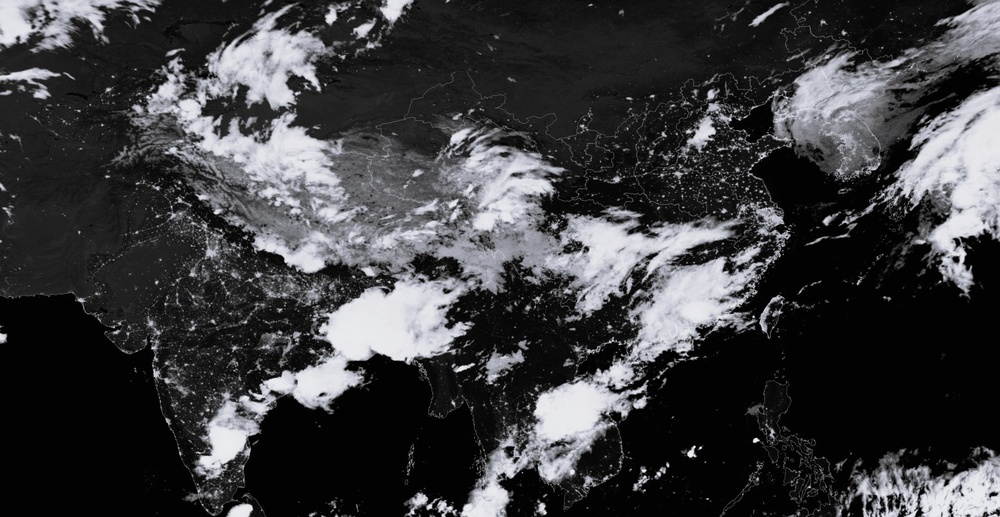
#> input picture hw9/digital_image_hw9_img21.jpg, 1000 x 517 px, shrunk from 1719 x 889 before the run
$ python task2.py
#> lines starting #> are read from the running program, lines starting #| are printed output that depends on the picture
import cv2
import matplotlib.pyplot as plt
import numpy as np


def pseudo_color_line(gray_img):
    def f_r(p):
        if p < 64:
            return 0
        elif p > 128:
            return 255
        else:
            return 255 / 64 * (p - 64)

    def f_g(p):
        if p < 64:
            return 255
        elif p > 128:
            return 0
        else:
            return 255 / 64 * (128 - p)

    def f_b(p):
        if p < 64:
            return 255 / 64 * p
        elif p > 192:
            return 255 / 63 * (255 - p)
        else:
            return 255

    # 构建 LUT 映射
    lut_r = np.array([np.clip(f_r(i), 0, 255) for i in range(256)], dtype=np.uint8)
    lut_g = np.array([np.clip(f_g(i), 0, 255) for i in range(256)], dtype=np.uint8)
    lut_b = np.array([np.clip(f_b(i), 0, 255) for i in range(256)], dtype=np.uint8)

    r = cv2.LUT(gray_img, lut_r)
    g = cv2.LUT(gray_img, lut_g)
    b = cv2.LUT(gray_img, lut_b)
    color_img = cv2.merge([b, g, r])
    return color_img


def pseudo_color_sine(gray_img, T, delta):
    def f_r(p):
        return (1 + np.sin(2 * np.pi / T * p)) * 255 / 2

    def f_g(p):
        return (1 + np.sin(2 * np.pi / T * (p - delta))) * 255 / 2

    def f_b(p):
        return (1 + np.sin(2 * np.pi / T * (p - 2 * delta))) * 255 / 2

    lut_r = np.array([np.clip(f_r(i), 0, 255) for i in range(256)], dtype=np.uint8)
    lut_g = np.array([np.clip(f_g(i), 0, 255) for i in range(256)], dtype=np.uint8)
    lut_b = np.array([np.clip(f_b(i), 0, 255) for i in range(256)], dtype=np.uint8)

    r = cv2.LUT(gray_img, lut_r)
    g = cv2.LUT(gray_img, lut_g)
    b = cv2.LUT(gray_img, lut_b)
    color_img = cv2.merge([b, g, r])
    return color_img


def main(img_path):
    image = cv2.imread(img_path, cv2.IMREAD_GRAYSCALE)
    if image is None:
        print("Image read failed. Please check the file path.")
        return

    # 折线变换
    line_result = pseudo_color_line(image)
    plt.figure(figsize=(5, 5))
    plt.imshow(cv2.cvtColor(line_result, cv2.COLOR_BGR2RGB))
    plt.title("Pseudo color transform: line")
    plt.axis("off")
    plt.savefig(img_path.rsplit(".", 1)[0] + "_line" + "." + img_path.rsplit(".", 1)[1])
    plt.show()

    # 正弦函数变换
    # delta 大小对伪彩色增强的影响
    sine_result_1 = pseudo_color_sine(image, T=255, delta=255 / 3)
    sine_result_2 = pseudo_color_sine(image, T=255, delta=255 / 6)
    plt.figure(figsize=(10, 5))
    plt.subplot(1, 2, 1)
    plt.imshow(cv2.cvtColor(sine_result_1, cv2.COLOR_BGR2RGB))
    plt.title("Pseudo color transform: sine\nT=255, delta=255/3")
    plt.axis("off")
    plt.subplot(1, 2, 2)
    plt.imshow(cv2.cvtColor(sine_result_2, cv2.COLOR_BGR2RGB))
    plt.title("Pseudo color transform: sine\nT=255, delta=255/6")
    plt.axis("off")
    plt.tight_layout()
    plt.savefig(
        img_path.rsplit(".", 1)[0] + "_sine_1" + "." + img_path.rsplit(".", 1)[1]
    )
    plt.show()

    # T 大小对伪彩色增强的影响
    sine_result_3 = pseudo_color_sine(image, T=255, delta=255 / 3)
    sine_result_4 = pseudo_color_sine(image, T=255 / 2, delta=255 / 2 / 3)
    sine_result_5 = pseudo_color_sine(image, T=255 / 4, delta=255 / 4 / 3)
    plt.figure(figsize=(15, 5))
    plt.subplot(1, 3, 1)
    plt.imshow(cv2.cvtColor(sine_result_3, cv2.COLOR_BGR2RGB))
    plt.title("Pseudo color transform: sine\nT=255, delta=T/3")
    plt.axis("off")
    plt.subplot(1, 3, 2)
    plt.imshow(cv2.cvtColor(sine_result_4, cv2.COLOR_BGR2RGB))
    plt.title("Pseudo color transform: sine\nT=255/2, delta=T/3")
    plt.axis("off")
    plt.subplot(1, 3, 3)
    plt.imshow(cv2.cvtColor(sine_result_5, cv2.COLOR_BGR2RGB))
    plt.title("Pseudo color transform: sine\nT=255/4, delta=T/3")
    plt.axis("off")
    plt.tight_layout()
    plt.savefig(
        img_path.rsplit(".", 1)[0] + "_sine_2" + "." + img_path.rsplit(".", 1)[1]
    )
    plt.show()


if __name__ == "__main__":
    main("./digital_image_hw9_img21.jpg")
    main("./digital_image_hw9_img22.jpg")
#> call 2 of main, with img_path = './digital_image_hw9_img22.jpg'
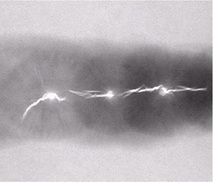
#> input picture hw9/digital_image_hw9_img22.jpg, 213 x 183 px, shrunk from 367 x 315 before the run
#> in pseudo_color_sine (call 9), `color_img = cv2.merge([b, g, r])`:
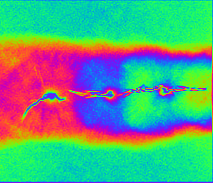
#> color_img: shape (183, 213, 3); mean of channels 0, 1, 2 129, 161.2, 90.9; drawn as B, G, R
#> in pseudo_color_sine (call 10), `r = cv2.LUT(gray_img, lut_r)`:
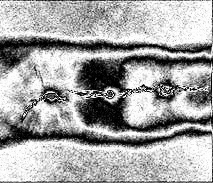
#> r: shape (183, 213); min 0, max 254, mean 164.2
#> in pseudo_color_sine (call 10), `g = cv2.LUT(gray_img, lut_g)`:
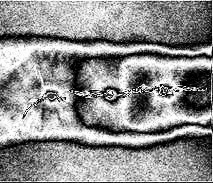
#> g: shape (183, 213); min 0, max 254, mean 141.7
#> in pseudo_color_sine (call 10), `b = cv2.LUT(gray_img, lut_b)`:
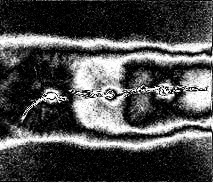
#> b: shape (183, 213); min 0, max 254, mean 75.1
#> in pseudo_color_sine (call 10), `color_img = cv2.merge([b, g, r])`:
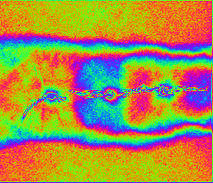
#> color_img: shape (183, 213, 3); mean of channels 0, 1, 2 75.1, 141.7, 164.2; drawn as B, G, R
#> in main (call 2), `plt.savefig( img_path.rsplit(".", 1)[0] + "_sine_2" + "." + img_path.r..`:
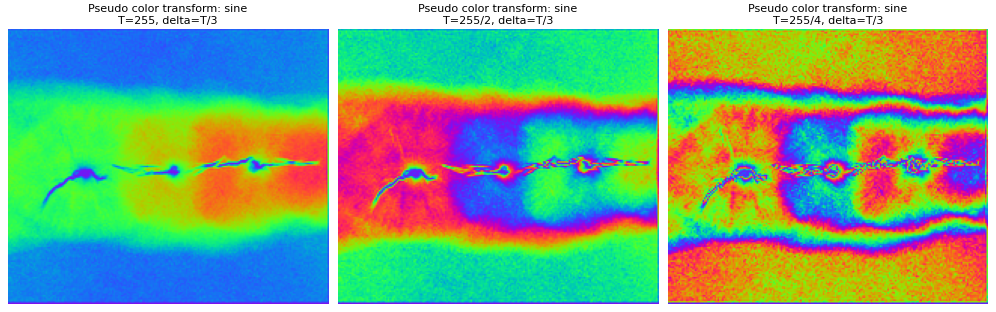
#> figure drawn by matplotlib, 3 panels
